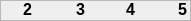
   <widget class="QFrame" name="slidertxtFrame">
    <property name="geometry">
     <rect>
      <x>200</x>
      <y>400</y>
      <width>191</width>
      <height>21</height>
     </rect>
    </property>
    <property name="frameShape">
     <enum>QFrame::StyledPanel</enum>
    </property>
    <property name="frameShadow">
     <enum>QFrame::Raised</enum>
    </property>
    <widget class="QLabel" name="inpLabel_5">
     <property name="geometry">
      <rect>
       <x>20</x>
       <y>0</y>
       <width>15</width>
       <height>20</height>
      </rect>
     </property>
     <property name="font">
      <font>
       <pointsize>12</pointsize>
      </font>
     </property>
     <property name="whatsThis">
      <UInt>0</UInt>
     </property>
     <property name="text">
      <string>&lt;html&gt;&lt;head/&gt;&lt;body&gt;&lt;p align=&quot;center&quot;&gt;&lt;span style=&quot; font-weight:600;&quot;&gt;2&lt;/span&gt;&lt;/p&gt;&lt;/body&gt;&lt;/html&gt;</string>
     </property>
    </widget>
    <widget class="QLabel" name="inpLabel_4">
     <property name="geometry">
      <rect>
       <x>123</x>
       <y>0</y>
       <width>15</width>
       <height>20</height>
      </rect>
     </property>
     <property name="font">
      <font>
       <pointsize>12</pointsize>
      </font>
     </property>
     <property name="whatsThis">
      <UInt>0</UInt>
     </property>
     <property name="text">
      <string>&lt;html&gt;&lt;head/&gt;&lt;body&gt;&lt;p align=&quot;center&quot;&gt;&lt;span style=&quot; font-weight:600;&quot;&gt;4&lt;/span&gt;&lt;/p&gt;&lt;/body&gt;&lt;/html&gt;</string>
     </property>
    </widget>
    <widget class="QLabel" name="inpLabel_3">
     <property name="geometry">
      <rect>
       <x>73</x>
       <y>0</y>
       <width>15</width>
       <height>20</height>
      </rect>
     </property>
     <property name="font">
      <font>
       <pointsize>12</pointsize>
      </font>
     </property>
     <property name="whatsThis">
      <UInt>0</UInt>
     </property>
     <property name="text">
      <string>&lt;html&gt;&lt;head/&gt;&lt;body&gt;&lt;p align=&quot;center&quot;&gt;&lt;span style=&quot; font-weight:600;&quot;&gt;3&lt;/span&gt;&lt;/p&gt;&lt;/body&gt;&lt;/html&gt;</string>
     </property>
    </widget>
    <widget class="QLabel" name="inpLabel_2">
     <property name="geometry">
      <rect>
       <x>175</x>
       <y>0</y>
       <width>15</width>
       <height>20</height>
      </rect>
     </property>
     <property name="font">
      <font>
       <pointsize>12</pointsize>
      </font>
     </property>
     <property name="whatsThis">
      <UInt>0</UInt>
     </property>
     <property name="text">
      <string>&lt;html&gt;&lt;head/&gt;&lt;body&gt;&lt;p align=&quot;center&quot;&gt;&lt;span style=&quot; font-weight:600;&quot;&gt;5&lt;/span&gt;&lt;/p&gt;&lt;/body&gt;&lt;/html&gt;</string>
     </property>
    </widget>
   </widget>
